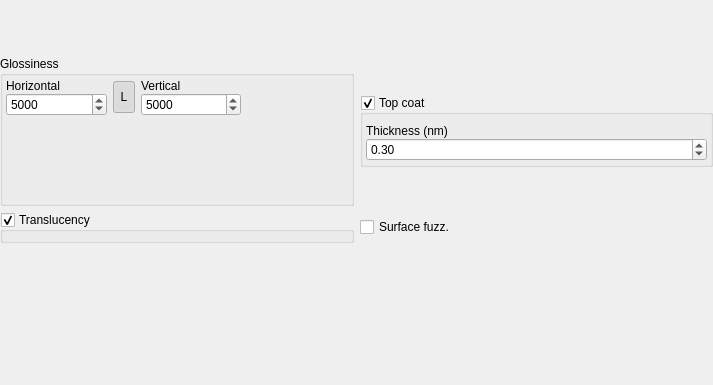
<?xml version="1.0" encoding="UTF-8"?>
<ui version="4.0">
 <class>meGlossy</class>
 <widget class="QWidget" name="meGlossy">
  <property name="geometry">
   <rect>
    <x>0</x>
    <y>0</y>
    <width>713</width>
    <height>385</height>
   </rect>
  </property>
  <property name="sizePolicy">
   <sizepolicy hsizetype="Preferred" vsizetype="Preferred">
    <horstretch>0</horstretch>
    <verstretch>0</verstretch>
   </sizepolicy>
  </property>
  <property name="windowTitle">
   <string>Form</string>
  </property>
  <property name="styleSheet">
   <string notr="true"/>
  </property>
  <layout class="QVBoxLayout" name="verticalLayout_6">
   <property name="margin">
    <number>0</number>
   </property>
   <item>
    <layout class="QGridLayout" name="gridLayout_2">
     <item row="0" column="0">
      <widget class="ReTextureAvatar" name="glossyKd">
       <property name="sizePolicy">
        <sizepolicy hsizetype="Preferred" vsizetype="Preferred">
         <horstretch>0</horstretch>
         <verstretch>0</verstretch>
        </sizepolicy>
       </property>
       <property name="maximumSize">
        <size>
         <width>524287</width>
         <height>59</height>
        </size>
       </property>
       <property name="caption">
        <string>Diffuse</string>
       </property>
       <property name="ID">
        <string>Kd</string>
       </property>
       <property name="breadcrumb">
        <string>Diffuse</string>
       </property>
       <property name="type" stdset="0">
        <number>2</number>
       </property>
      </widget>
     </item>
     <item row="0" column="1">
      <widget class="ReTextureAvatar" name="glossyKs">
       <property name="sizePolicy">
        <sizepolicy hsizetype="Preferred" vsizetype="Preferred">
         <horstretch>0</horstretch>
         <verstretch>0</verstretch>
        </sizepolicy>
       </property>
       <property name="minimumSize">
        <size>
         <width>239</width>
         <height>50</height>
        </size>
       </property>
       <property name="maximumSize">
        <size>
         <width>524287</width>
         <height>59</height>
        </size>
       </property>
       <property name="caption">
        <string>Specular</string>
       </property>
       <property name="ID">
        <string>Ks</string>
       </property>
       <property name="breadcrumb">
        <string>Specular</string>
       </property>
       <property name="type" stdset="0">
        <number>4</number>
       </property>
      </widget>
     </item>
     <item row="1" column="0">
      <widget class="QFrame" name="frGlossiness">
       <property name="sizePolicy">
        <sizepolicy hsizetype="Preferred" vsizetype="Preferred">
         <horstretch>0</horstretch>
         <verstretch>0</verstretch>
        </sizepolicy>
       </property>
       <property name="frameShape">
        <enum>QFrame::NoFrame</enum>
       </property>
       <property name="frameShadow">
        <enum>QFrame::Raised</enum>
       </property>
       <layout class="QVBoxLayout" name="verticalLayout_5">
        <property name="spacing">
         <number>0</number>
        </property>
        <property name="margin">
         <number>0</number>
        </property>
        <item>
         <widget class="QGroupBox" name="groupBox">
          <property name="sizePolicy">
           <sizepolicy hsizetype="Preferred" vsizetype="Fixed">
            <horstretch>0</horstretch>
            <verstretch>0</verstretch>
           </sizepolicy>
          </property>
          <property name="minimumSize">
           <size>
            <width>0</width>
            <height>150</height>
           </size>
          </property>
          <property name="title">
           <string>Glossiness</string>
          </property>
          <property name="class" stdset="0">
           <string>MatProperty</string>
          </property>
          <layout class="QGridLayout" name="gridLayout">
           <property name="sizeConstraint">
            <enum>QLayout::SetDefaultConstraint</enum>
           </property>
           <property name="margin">
            <number>3</number>
           </property>
           <item row="0" column="1">
            <widget class="QToolButton" name="btnAnisotropic">
             <property name="minimumSize">
              <size>
               <width>22</width>
               <height>32</height>
              </size>
             </property>
             <property name="maximumSize">
              <size>
               <width>22</width>
               <height>32</height>
              </size>
             </property>
             <property name="styleSheet">
              <string notr="true"/>
             </property>
             <property name="text">
              <string>L</string>
             </property>
             <property name="icon">
              <iconset resource="../resources/RealityUI.qrc">
               <normaloff>:/images/padlock_open.png</normaloff>
               <normalon>:/images/padlock_closed.png</normalon>:/images/padlock_open.png</iconset>
             </property>
             <property name="checkable">
              <bool>true</bool>
             </property>
             <property name="checked">
              <bool>true</bool>
             </property>
            </widget>
           </item>
           <item row="0" column="3">
            <spacer name="horizontalSpacer_4">
             <property name="orientation">
              <enum>Qt::Horizontal</enum>
             </property>
             <property name="sizeType">
              <enum>QSizePolicy::Minimum</enum>
             </property>
             <property name="sizeHint" stdset="0">
              <size>
               <width>20</width>
               <height>20</height>
              </size>
             </property>
            </spacer>
           </item>
           <item row="1" column="0" colspan="4">
            <widget class="ReTextureAvatar" name="glossyKg">
             <property name="ID">
              <string>Kg</string>
             </property>
             <property name="breadcrumb">
              <string>Glossiness</string>
             </property>
            </widget>
           </item>
           <item row="0" column="2">
            <widget class="QFrame" name="frVGlossiness">
             <property name="sizePolicy">
              <sizepolicy hsizetype="Preferred" vsizetype="Fixed">
               <horstretch>0</horstretch>
               <verstretch>0</verstretch>
              </sizepolicy>
             </property>
             <layout class="QVBoxLayout" name="lyHGlossiness">
              <property name="spacing">
               <number>0</number>
              </property>
              <property name="margin">
               <number>0</number>
              </property>
              <item>
               <widget class="QLabel" name="label_10">
                <property name="sizePolicy">
                 <sizepolicy hsizetype="Preferred" vsizetype="Fixed">
                  <horstretch>0</horstretch>
                  <verstretch>0</verstretch>
                 </sizepolicy>
                </property>
                <property name="text">
                 <string>Vertical</string>
                </property>
               </widget>
              </item>
              <item>
               <widget class="QSpinBox" name="vGlossiness">
                <property name="maximum">
                 <number>10000</number>
                </property>
                <property name="value">
                 <number>5000</number>
                </property>
               </widget>
              </item>
             </layout>
            </widget>
           </item>
           <item row="0" column="0">
            <widget class="QFrame" name="frHGlossiness">
             <property name="sizePolicy">
              <sizepolicy hsizetype="Preferred" vsizetype="Fixed">
               <horstretch>0</horstretch>
               <verstretch>0</verstretch>
              </sizepolicy>
             </property>
             <layout class="QVBoxLayout" name="lyVerticalGlossiness">
              <property name="spacing">
               <number>0</number>
              </property>
              <property name="margin">
               <number>0</number>
              </property>
              <item>
               <widget class="QLabel" name="lblGlossyHorizontal">
                <property name="sizePolicy">
                 <sizepolicy hsizetype="Preferred" vsizetype="Fixed">
                  <horstretch>0</horstretch>
                  <verstretch>0</verstretch>
                 </sizepolicy>
                </property>
                <property name="text">
                 <string>Horizontal</string>
                </property>
               </widget>
              </item>
              <item>
               <widget class="QSpinBox" name="uGlossiness">
                <property name="maximum">
                 <number>10000</number>
                </property>
                <property name="value">
                 <number>5000</number>
                </property>
               </widget>
              </item>
             </layout>
            </widget>
           </item>
          </layout>
         </widget>
        </item>
       </layout>
      </widget>
     </item>
     <item row="1" column="1">
      <widget class="QFrame" name="frTopCoat">
       <property name="sizePolicy">
        <sizepolicy hsizetype="Preferred" vsizetype="Preferred">
         <horstretch>0</horstretch>
         <verstretch>0</verstretch>
        </sizepolicy>
       </property>
       <property name="frameShape">
        <enum>QFrame::NoFrame</enum>
       </property>
       <property name="frameShadow">
        <enum>QFrame::Raised</enum>
       </property>
       <layout class="QVBoxLayout" name="verticalLayout_3">
        <property name="spacing">
         <number>0</number>
        </property>
        <property name="margin">
         <number>0</number>
        </property>
        <item>
         <widget class="QGroupBox" name="gbCoat">
          <property name="sizePolicy">
           <sizepolicy hsizetype="Preferred" vsizetype="Fixed">
            <horstretch>0</horstretch>
            <verstretch>0</verstretch>
           </sizepolicy>
          </property>
          <property name="minimumSize">
           <size>
            <width>0</width>
            <height>0</height>
           </size>
          </property>
          <property name="maximumSize">
           <size>
            <width>16777215</width>
            <height>16777215</height>
           </size>
          </property>
          <property name="sizeIncrement">
           <size>
            <width>0</width>
            <height>0</height>
           </size>
          </property>
          <property name="title">
           <string>Top coat</string>
          </property>
          <property name="flat">
           <bool>false</bool>
          </property>
          <property name="checkable">
           <bool>true</bool>
          </property>
          <property name="checked">
           <bool>true</bool>
          </property>
          <property name="class" stdset="0">
           <string>MatProperty</string>
          </property>
          <layout class="QVBoxLayout" name="verticalLayout_2">
           <property name="sizeConstraint">
            <enum>QLayout::SetDefaultConstraint</enum>
           </property>
           <property name="margin">
            <number>3</number>
           </property>
           <item>
            <widget class="ReTextureAvatar" name="glossyKa">
             <property name="sizePolicy">
              <sizepolicy hsizetype="Expanding" vsizetype="Fixed">
               <horstretch>0</horstretch>
               <verstretch>0</verstretch>
              </sizepolicy>
             </property>
             <property name="autoFillBackground">
              <bool>false</bool>
             </property>
             <property name="ID">
              <string>Ka</string>
             </property>
             <property name="breadcrumb">
              <string>Top coat</string>
             </property>
             <property name="type" stdset="0">
              <number>2</number>
             </property>
            </widget>
           </item>
           <item>
            <widget class="QFrame" name="frThickness">
             <property name="sizePolicy">
              <sizepolicy hsizetype="Preferred" vsizetype="Fixed">
               <horstretch>0</horstretch>
               <verstretch>0</verstretch>
              </sizepolicy>
             </property>
             <layout class="QVBoxLayout" name="verticalLayout_4">
              <property name="spacing">
               <number>0</number>
              </property>
              <property name="margin">
               <number>0</number>
              </property>
              <item>
               <widget class="QLabel" name="label_19">
                <property name="text">
                 <string>Thickness (nm)</string>
                </property>
               </widget>
              </item>
              <item>
               <widget class="QDoubleSpinBox" name="coatThickness">
                <property name="styleSheet">
                 <string notr="true"/>
                </property>
                <property name="maximum">
                 <double>1000.000000000000000</double>
                </property>
                <property name="singleStep">
                 <double>0.010000000000000</double>
                </property>
                <property name="value">
                 <double>0.300000000000000</double>
                </property>
               </widget>
              </item>
             </layout>
            </widget>
           </item>
          </layout>
         </widget>
        </item>
       </layout>
      </widget>
     </item>
     <item row="2" column="0">
      <widget class="QGroupBox" name="gbTranslucency">
       <property name="sizePolicy">
        <sizepolicy hsizetype="Preferred" vsizetype="Fixed">
         <horstretch>0</horstretch>
         <verstretch>0</verstretch>
        </sizepolicy>
       </property>
       <property name="maximumSize">
        <size>
         <width>16777215</width>
         <height>16777215</height>
        </size>
       </property>
       <property name="title">
        <string>Translucency</string>
       </property>
       <property name="checkable">
        <bool>true</bool>
       </property>
       <property name="checked">
        <bool>true</bool>
       </property>
       <property name="class" stdset="0">
        <string>MatProperty</string>
       </property>
       <layout class="QVBoxLayout" name="verticalLayout">
        <property name="sizeConstraint">
         <enum>QLayout::SetDefaultConstraint</enum>
        </property>
        <property name="margin">
         <number>3</number>
        </property>
        <item>
         <widget class="ReTextureAvatar" name="glossyKt">
          <property name="sizePolicy">
           <sizepolicy hsizetype="Expanding" vsizetype="Fixed">
            <horstretch>0</horstretch>
            <verstretch>0</verstretch>
           </sizepolicy>
          </property>
          <property name="autoFillBackground">
           <bool>false</bool>
          </property>
          <property name="ID">
           <string>Kt</string>
          </property>
          <property name="breadcrumb">
           <string>Translucency</string>
          </property>
         </widget>
        </item>
       </layout>
      </widget>
     </item>
     <item row="2" column="1">
      <widget class="QFrame" name="frame_3">
       <property name="frameShape">
        <enum>QFrame::NoFrame</enum>
       </property>
       <property name="frameShadow">
        <enum>QFrame::Raised</enum>
       </property>
       <layout class="QHBoxLayout" name="horizontalLayout">
        <property name="spacing">
         <number>0</number>
        </property>
        <property name="margin">
         <number>0</number>
        </property>
        <item>
         <widget class="QCheckBox" name="surfaceFuzz">
          <property name="text">
           <string>Surface fuzz.</string>
          </property>
         </widget>
        </item>
        <item>
         <spacer name="horizontalSpacer">
          <property name="orientation">
           <enum>Qt::Horizontal</enum>
          </property>
          <property name="sizeHint" stdset="0">
           <size>
            <width>40</width>
            <height>20</height>
           </size>
          </property>
         </spacer>
        </item>
       </layout>
      </widget>
     </item>
    </layout>
   </item>
   <item>
    <spacer name="verticalSpacer">
     <property name="orientation">
      <enum>Qt::Vertical</enum>
     </property>
     <property name="sizeHint" stdset="0">
      <size>
       <width>20</width>
       <height>47</height>
      </size>
     </property>
    </spacer>
   </item>
  </layout>
 </widget>
 <customwidgets>
  <customwidget>
   <class>ReTextureAvatar</class>
   <extends>QWidget</extends>
   <header>ReTextureAvatar.h</header>
  </customwidget>
 </customwidgets>
 <tabstops>
  <tabstop>uGlossiness</tabstop>
  <tabstop>btnAnisotropic</tabstop>
  <tabstop>vGlossiness</tabstop>
  <tabstop>gbCoat</tabstop>
  <tabstop>coatThickness</tabstop>
  <tabstop>gbTranslucency</tabstop>
 </tabstops>
 <resources>
  <include location="../resources/RealityUI.qrc"/>
 </resources>
 <connections/>
</ui>
